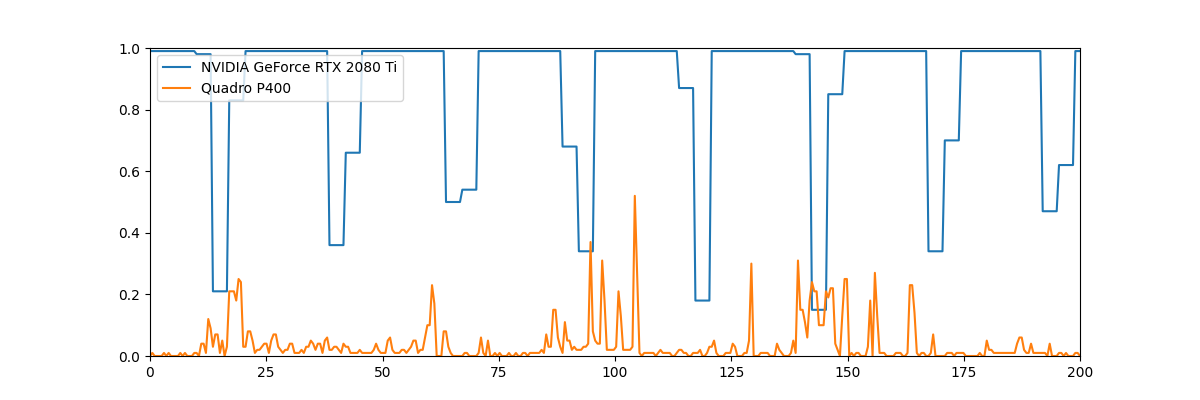

The script that drew this image:
from collections import deque
import numpy as np
import GPUtil
import matplotlib.pyplot as plt
import matplotlib.animation as animation


fig = plt.figure("gpumon", figsize=(12, 4))
ax = plt.axes(xlim=(0, 200), ylim=(0, 1))

gpus = GPUtil.getGPUs()

lines = []
y_lists = []
for gpu in gpus:
    line, = ax.plot([],[], label=f'{gpu.name}')
    y_list = deque([0]*400)
    lines.append(line)
    y_lists.append(y_list)

plt.legend(loc="upper left")
x_list = deque(np.linspace(200, 0, num=400))


def init():
    for line in lines:
        line.set_data([], [])
    return lines


def animate(i):
    gpus = GPUtil.getGPUs()
    for gpuid in range(len(gpus)):
        y_lists[gpuid].pop()
        y_lists[gpuid].appendleft(gpus[gpuid].load)
        lines[gpuid].set_data(x_list,y_lists[gpuid])
    return lines


anim = animation.FuncAnimation(fig, animate, init_func=init, frames=200, interval=100, blit=True)
plt.show()

exit(0)
